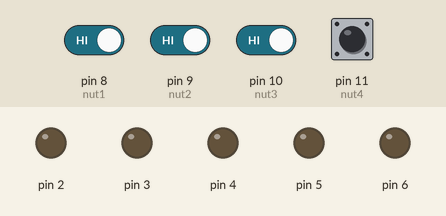
Recording of a sketch running on a simulated Arduino Uno, built with avr-gcc and run on an emulated ATmega328P. Shown: output pins drawn as LEDs (lit = HIGH). The test bench sets the inputs (shaded band); at power-on: pin 8 (nut1), pin 9 (nut2), pin 10 (nut3), pin 11 (nut4) HIGH.

Above: at 1.2 s.
1.3 s: pin 8 (nut1) driven LOW
At 2.5 s:
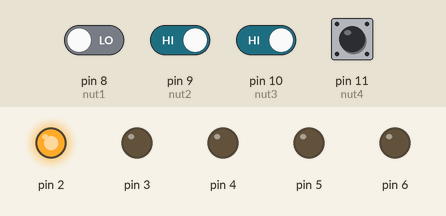
2.8 s: pin 8 (nut1) driven HIGH and pin 9 (nut2) driven LOW
5.8 s: pin 9 (nut2) driven HIGH
At 7.5 s:
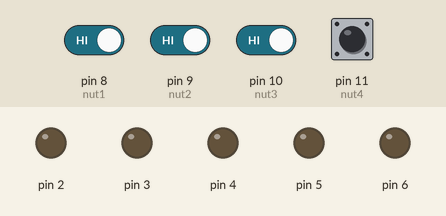
7.8 s: pin 10 (nut3) driven LOW
At 8.6 s:
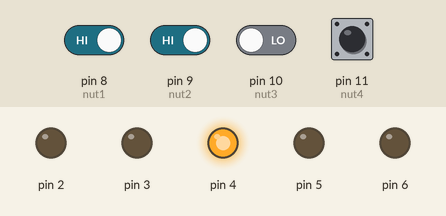
9.3 s: pin 9 (nut2) driven LOW and pin 10 (nut3) driven HIGH
At 13.6 s:
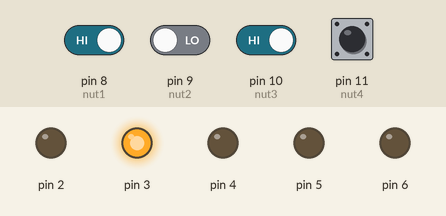
Timing chart, 0 to 15.1 s (numbered marks = the images above; inputs shaded):
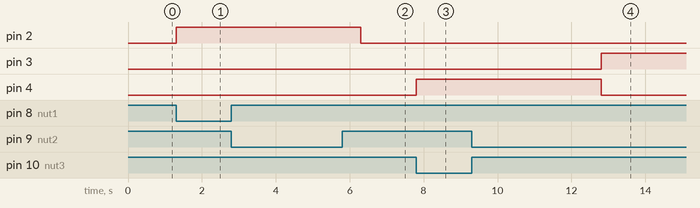

The sketch:

V12.ino
```cpp
int led1 = 2;   // kHAI BAO CHAN XUAT TIN HIEU RA
int led2 = 3;
int led3 = 4;
int led4 = 5;
int led5 = 6;

int nut1 = 8;
int nut2 = 9;
int nut3 = 10;
int nut4 = 11;

int nut1Value;
int nut2Value;
int nut3Value;
int nut4Value;


void setup(){
  /*
  pinMode(nut1, INPUT);
  pinMode(nut2, INPUT);
  pinMode(nut3, INPUT);
  pinMode(nut4, INPUT);
  pinMode(led1, OUTPUT);
  pinMode(led2, OUTPUT);
  pinMode(led3, OUTPUT);
  pinMode(led4, OUTPUT);
  */

  for(int nutI = 8; nutI <= 11; nutI++){
    pinMode(nutI, INPUT);
  }
  for(int ledI = 2; ledI <= 6; ledI++){
    pinMode(ledI, OUTPUT);
  }

}

void ham(int i){
  digitalWrite(i, HIGH);
  delay(5000);
  digitalWrite(i, LOW);
}


void loop(){
  nut1Value = digitalRead(nut1);
  nut2Value = digitalRead(nut2);
  nut3Value = digitalRead(nut3);
  nut4Value = digitalRead(nut4);

  if(nut1Value == 0){
    ham(led1);
  }
  else if(nut2Value == 0){
    ham(led2);
  }
  else if(nut3Value == 0){
    ham(led3);
  }
  else if(nut4Value == 0){
    ham(led4);
  }

}
```

Measured:
- after the input at 1.3 s, pin 2: LOW → HIGH at once
- after the input at 2.8 s, every drawn part: stays the same
- after the input at 5.8 s, pin 3: stays LOW (without the input it goes to HIGH after 0.50 s)
- after the input at 7.8 s, pin 4: LOW → HIGH at once
- after the input at 9.3 s, pin 3: LOW → HIGH after 3.5 s; pin 4: HIGH → LOW after 3.5 s
